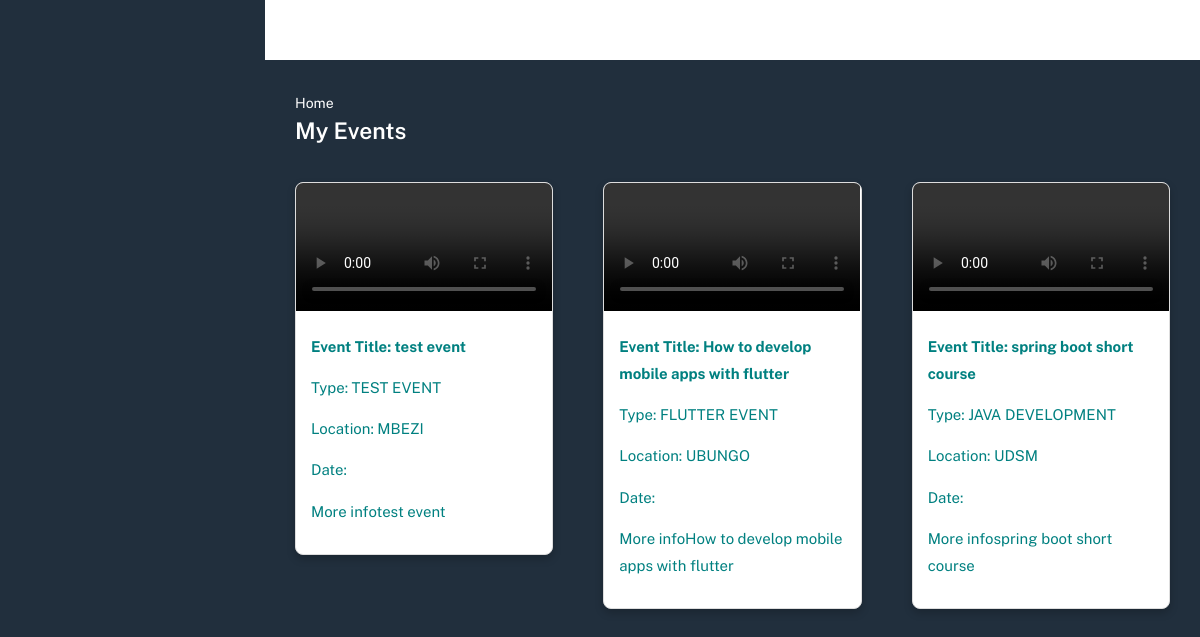
/backend_part/myevents.php, run on the app's committed database.
### tables this page shows
CREATE TABLE `events` (
  `event_id` int(11) NOT NULL,
  `category` varchar(50) NOT NULL,
  `location` varchar(50) NOT NULL,
  `date` varchar(50) NOT NULL,
  `description` varchar(100) NOT NULL,
  `created_at` timestamp NOT NULL DEFAULT current_timestamp() ON UPDATE current_timestamp(),
  `title` varchar(50) NOT NULL,
  `video_file` varchar(50) NOT NULL,
  `event_date` varchar(50) NOT NULL
);

### backend_part/myevents.php (the view, shortened to what this page needs)
<?php
include "connection/include.php";
$query = "SELECT * FROM events ORDER BY 	event_id DESC";
$result = mysqli_query($connect, $query);
?>
<!DOCTYPE html>
<html lang="en">
<head>
    <link rel="stylesheet" href="./assets/css/bootstrap.min.css" />
    <link rel="stylesheet" href="./assets/css/plugins.min.css" />
    <link rel="stylesheet" href="./assets/css/kaiadmin.min.css" />
    <link rel="stylesheet" href="./assets/css/demo.css" />
</head>
<body style="background-color: #212f3d;">
    <div class="wrapper">
        <div class="main-panel">
            <div class="main-header">
            </div>
            <div class="container">
                <div class="page-inner">
                    <a href="index.php" style="color:white;font-size:14px">Home</a>
                    <div class="page-header">
                        <h3 class="fw-bold mb-3" style="color:white;">My Events</h3>
                    </div>
                    <div class="row card-deck">
                        <?php
                        while ($row = mysqli_fetch_assoc($result)) {
                            echo '<div class="col-md-4">';
                            echo '<div class="event-card">';
                            if (!empty($row['video_file'])) {
                                echo '<video controls>';
                                echo '<source src="uploads/' . htmlspecialchars($row['video_file']) . '" type="video/mp4">';
                                echo '</video>';
                            } else {
                                echo '<img src="uploads/' . htmlspecialchars($row['image_file']) . '" alt="Event Image">';
                            }
                            echo '<div class="event-card-body">';
                             echo '<p style="color:teal;font-weight:bold">Event Title: ' . htmlspecialchars($row['description']) . '</p>';
                             echo '<p style="color:teal;"> Type: ' . htmlspecialchars($row['category']) . '</p>';
                              echo '<p style="color:teal;"> Location: ' . htmlspecialchars($row['location']) . '</p>';
                             echo '<p style="color:teal;"> Date: ' . htmlspecialchars($row['date']) . '</p>';
                              echo '<p style="color:teal;">More info' . htmlspecialchars($row['description']) . '</p>';
                            echo '</div>';
                            echo '</div>';
                            echo '</div>';
                        }
                        ?>
                    </div>
                </div>
            </div>
        </div>
    </div>
</body>
</html>

### backend_part/myevents.php (style rules this page uses)
.event-card { border: 1px solid #ddd; border-radius: 8px; box-shadow: 0 4px 8px rgba(0, 0, 0, 0.2); margin-bottom: 20px; overflow: hidden; transition: transform 0.2s; min-height: 300px; width: 100%; max-width: 100%; background: #fff; }
.event-card img, .event-card video { width: 100%; height: auto; }
.event-card-body { padding: 15px; display: flex; flex-direction: column; justify-content: space-between; height: 100%; }
.card-deck { display: flex; flex-wrap: wrap; gap: 20px; }
.card-deck .col-md-4 { flex: 1 1 calc(33.333% - 20px); }

### data on the page
events: description "test event", category "TEST EVENT", location "MBEZI"
events: description "How to develop mobile apps with flutter", category "FLUTTER EVENT", location "UBUNGO"
events: description "spring boot short course", category "JAVA DEVELOPMENT", location "UDSM"
